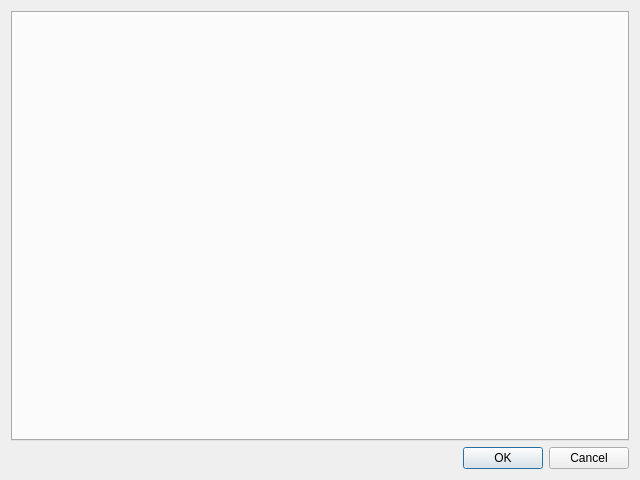
<?xml version="1.0" encoding="UTF-8"?>
<ui version="4.0">
 <class>PropertiesDialog</class>
 <widget class="QDialog" name="PropertiesDialog">
  <property name="geometry">
   <rect>
    <x>0</x>
    <y>0</y>
    <width>640</width>
    <height>480</height>
   </rect>
  </property>
  <property name="windowTitle">
   <string>Dialog</string>
  </property>
  <layout class="QGridLayout" name="gridLayout_3">
   <item row="0" column="0">
    <widget class="QTabWidget" name="tabWidget">
     <property name="currentIndex">
      <number>-1</number>
     </property>
    </widget>
   </item>
   <item row="1" column="0">
    <widget class="QDialogButtonBox" name="buttonBox">
     <property name="standardButtons">
      <set>QDialogButtonBox::Cancel|QDialogButtonBox::Ok</set>
     </property>
    </widget>
   </item>
  </layout>
 </widget>
 <resources/>
 <connections/>
</ui>
